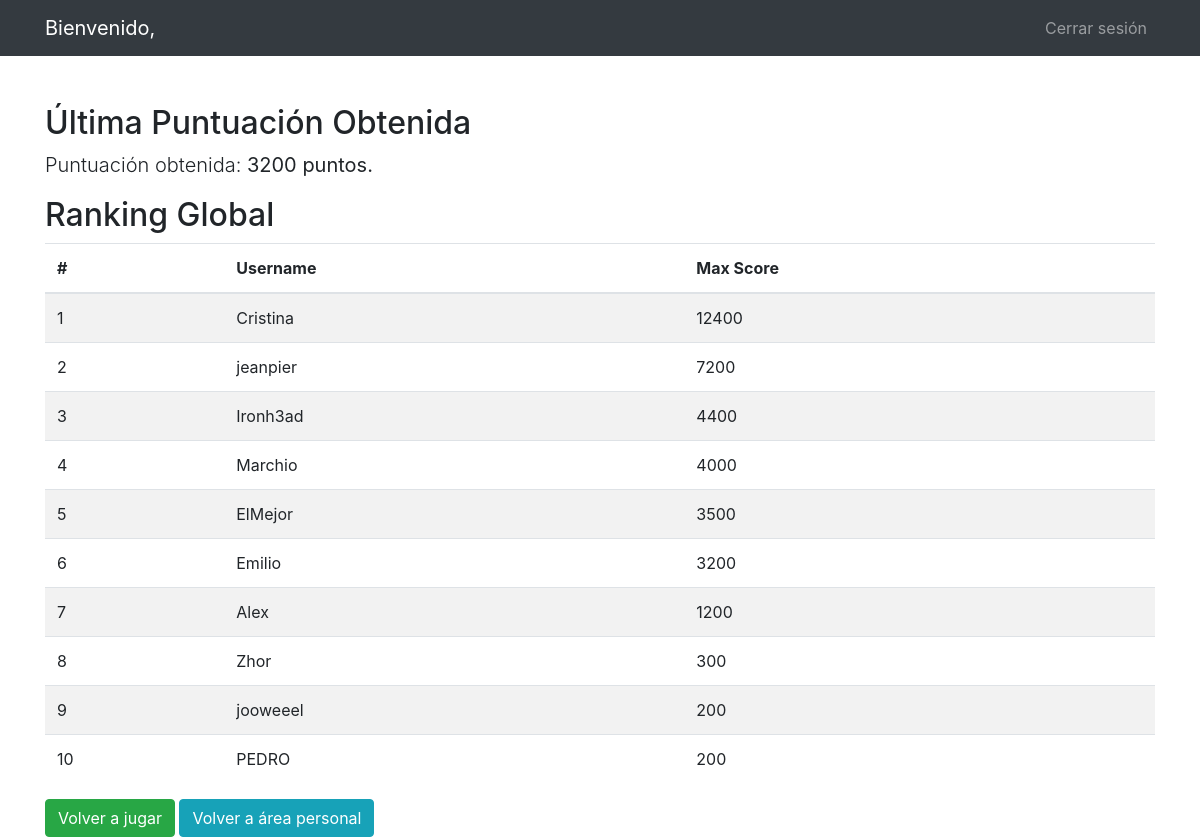
Page /ranking_global.php (signed in) on the earlier database version.
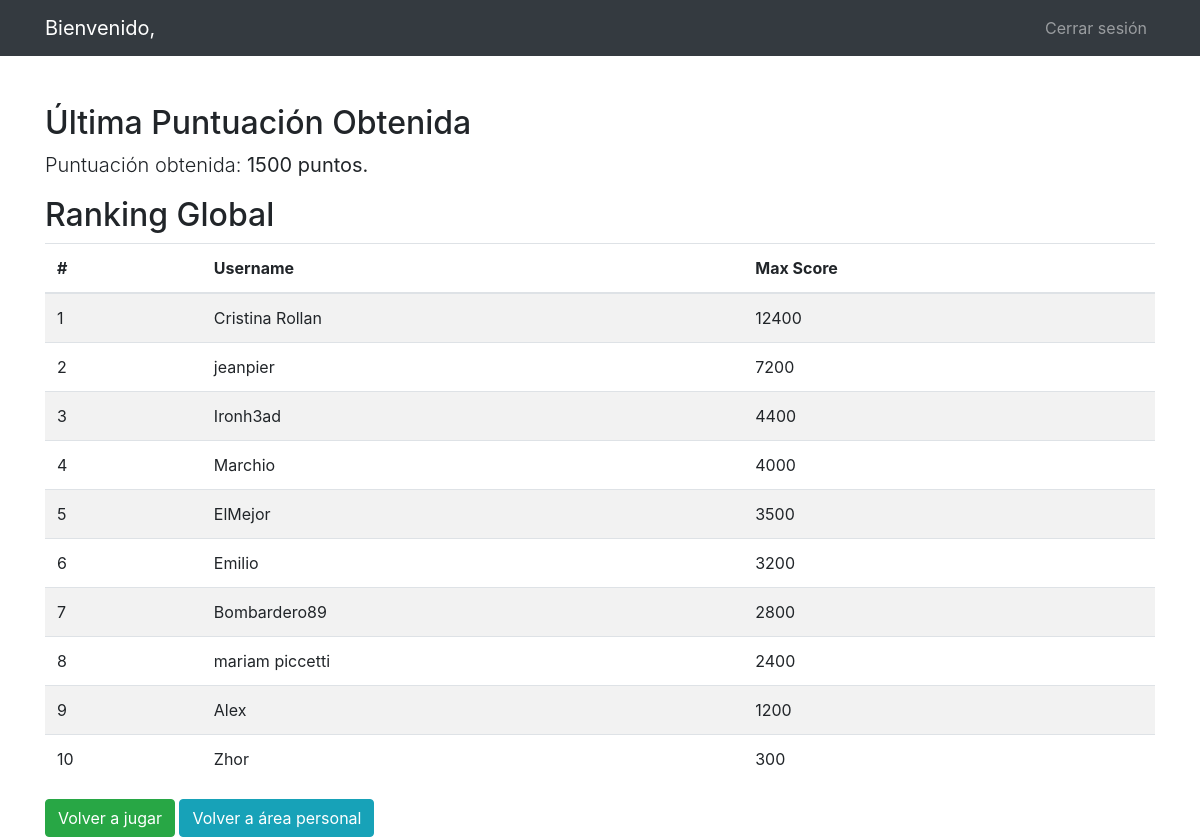
Same page on the later database version.
### tables this page shows
CREATE TABLE `partida` (
  `id_partida` int NOT NULL,
  `id_usuario` int DEFAULT NULL,
  `puntuaje_total` int DEFAULT NULL,
  `fecha` timestamp NOT NULL DEFAULT CURRENT_TIMESTAMP
);

### ranking_global.php (the view, shortened to what this page needs)
<?php
$id_usuario = $_SESSION["id_usuario"];
try {
    $pdo = new PDO(DSN, DB_USERNAME, DB_PASSWORD);
    $pdo->setAttribute(PDO::ATTR_ERRMODE, PDO::ERRMODE_EXCEPTION);
    $queryLastScore = "SELECT puntuaje_total FROM partida WHERE id_usuario = :id_usuario ORDER BY fecha DESC LIMIT 1";
    $stmtLastScore = $pdo->prepare($queryLastScore);
    $stmtLastScore->bindParam(":id_usuario", $id_usuario, PDO::PARAM_INT);
    $stmtLastScore->execute();
    $lastScore = $stmtLastScore->fetch(PDO::FETCH_ASSOC);
    $lastScoreValue = $lastScore ? $lastScore['puntuaje_total'] : 'No hay partidas registradas';
    $query = "
        SELECT p.id_usuario, u.nombre_usuario, MAX(p.puntuaje_total) as max_puntuaje
        FROM partida p
        JOIN usuario u ON p.id_usuario = u.id_usuario
        GROUP BY p.id_usuario, u.nombre_usuario
        ORDER BY max_puntuaje DESC
        LIMIT 10";
    $stmt = $pdo->prepare($query);
    $stmt->execute();
    $ranking = $stmt->fetchAll(PDO::FETCH_ASSOC);
} catch (PDOException $e) {
    echo "Error al obtener el ranking: " . $e->getMessage();
    exit();
}
?>
<!DOCTYPE html>
<html lang="en">
<head>
    <link rel="stylesheet" href="https://stackpath.bootstrapcdn.com/bootstrap/4.5.2/css/bootstrap.min.css">
</head>
<body>
    <?php include_once "header.php";?>
    <div class="container mt-5">
        <h2>Última Puntuación Obtenida</h2>
            <p class="lead">Puntuación obtenida: <strong><?php echo htmlspecialchars($lastScoreValue, ENT_QUOTES, 'UTF-8'); ?> puntos.</strong></p>
        <h2>Ranking Global</h2>
        <div class="table-responsive">
            <table class="table table-striped">
                <thead>
                <tr>
                    <th>#</th>
                    <th>Username</th>
                    <th>Max Score</th>
                </tr>
                </thead>
                <tbody>
                <?php foreach ($ranking as $index => $record): ?>
                    <tr>
                        <td><?php echo $index + 1; ?></td>
                        <td><?php echo htmlspecialchars($record['nombre_usuario'], ENT_QUOTES, 'UTF-8'); ?></td>
                        <td><?php echo $record['max_puntuaje']; ?></td>
                    </tr>
                <?php endforeach; ?>
                </tbody>
            </table>
        </div>
        <a href="tetris.php" class="btn btn-success">Volver a jugar</a>
        <a href="usuario.php" class="btn btn-info">Volver a área personal</a>
    </div>
</body>
</html>

### header.php (shortened to what this page needs)
<?php
if (isset($_SESSION["admin_name"])) {
    $username = $_SESSION["admin_name"];
} elseif (isset($_SESSION["username"])) {
    $username = $_SESSION["username"];
    $isAdmin = false;
} else {
    $username = "Invitado";
    $isAdmin = false;
}
?>
<header>
    <nav class="navbar navbar-expand-lg navbar-dark bg-dark">
        <div class="container">
            <a class="navbar-brand"><?php echo "Bienvenido, $username"; ?></a>
            <div class="collapse navbar-collapse" id="navbarSupportedContent">
                <ul class="navbar-nav ml-auto">
                    <li class="nav-item">
                        <?php if (isset($_SESSION["username"]) || isset($_SESSION["admin_name"])): ?>
                            <a class="nav-link" href="logout.php">Cerrar sesión</a>
                        <?php endif; ?>
                    </li>
                </ul>
            </div>
        </div>
    </nav>
</header>

Differences in the rows shown:
no longer on this page (row unchanged): partida: puntuaje_total "3200"
added partida: puntuaje_total "1500"
Other differences:
new list line: "1 Cristina Rollan 12400"
new list line: "7 Bombardero89 2800"
new list line: "8 mariam piccetti 2400"
list line gone: "1 Cristina 12400"
list line gone: "9 jooweeel 200"
list line gone: "10 PEDRO 200"
